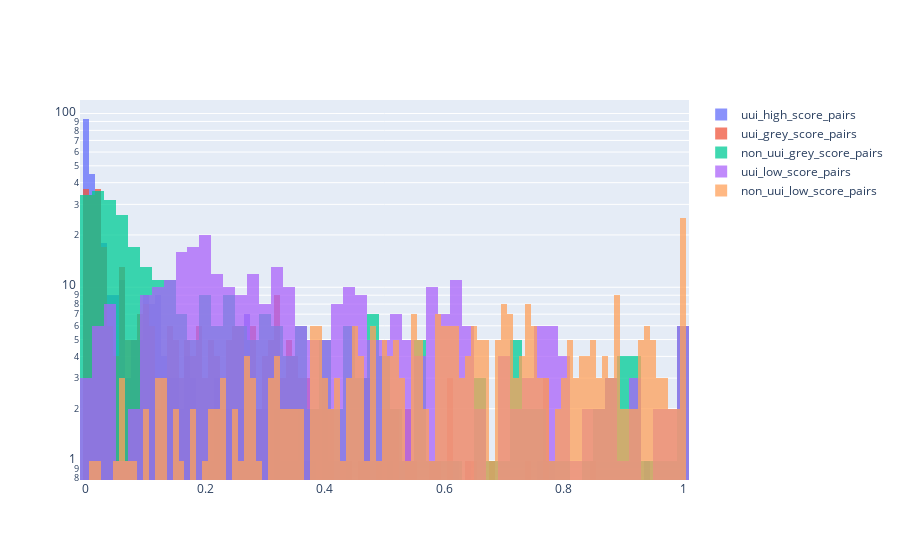

Source (notebook cell):
### Code cell
axis = 'hour_normalise_cos_dis'

bins = 100

x1=sample_df[sample_df['label']=='uui_high_score_pairs'][axis].values
x2=sample_df[sample_df['label']=='uui_grey_score_pairs'][axis].values
x3=sample_df[sample_df['label']=='non_uui_grey_score_pairs'][axis].values
x4=sample_df[sample_df['label']=='uui_low_score_pairs'][axis].values
x5=sample_df[sample_df['label']=='non_uui_low_score_pairs'][axis].values

fig = go.Figure()
fig.add_trace(go.Histogram(x=x1, nbinsx=bins, name="uui_high_score_pairs"))
fig.add_trace(go.Histogram(x=x2, nbinsx=bins, name="uui_grey_score_pairs"))
fig.add_trace(go.Histogram(x=x3, nbinsx=bins, name="non_uui_grey_score_pairs"))
fig.add_trace(go.Histogram(x=x4, nbinsx=bins, name="uui_low_score_pairs"))
fig.add_trace(go.Histogram(x=x5, nbinsx=bins, name="non_uui_low_score_pairs"))

# Overlay both histograms
fig.update_layout(barmode='overlay',  yaxis_type="log")

# Reduce opacity to see both histograms
fig.update_traces(opacity=0.75)
fig.show()

### Figure 1 — Plotly figure (JSON) as saved in the notebook; plotly's stock layout.template omitted (floating-point values rounded to 4 significant figures; data arrays with more than 128 entries replaced by an {"elided": "..."} marker saying what was removed)
{"data": [{"name": "uui_high_score_pairs", "nbinsx": 100, "opacity": 0.75, "type": "histogram", "x": {"elided": "329 float values"}}, {"name": "uui_grey_score_pairs", "nbinsx": 100, "opacity": 0.75, "type": "histogram", "x": {"elided": "329 float values"}}, {"name": "non_uui_grey_score_pairs", "nbinsx": 100, "opacity": 0.75, "type": "histogram", "x": {"elided": "329 float values"}}, {"name": "uui_low_score_pairs", "nbinsx": 100, "opacity": 0.75, "type": "histogram", "x": {"elided": "329 float values"}}, {"name": "non_uui_low_score_pairs", "nbinsx": 100, "opacity": 0.75, "type": "histogram", "x": {"elided": "329 float values"}}], "layout": {"barmode": "overlay", "yaxis": {"type": "log"}}}
